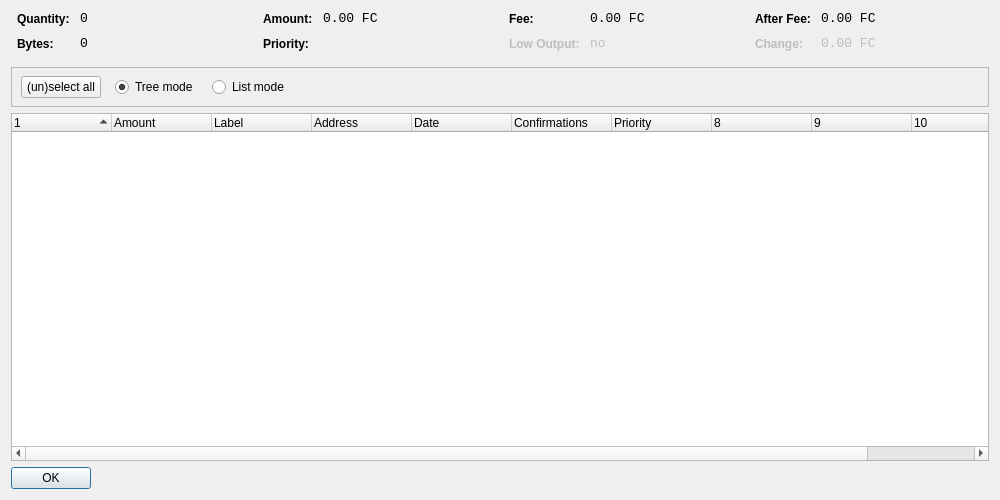
<?xml version="1.0" encoding="UTF-8"?>
<ui version="4.0">
 <class>CoinControlDialog</class>
 <widget class="QDialog" name="CoinControlDialog">
  <property name="geometry">
   <rect>
    <x>0</x>
    <y>0</y>
    <width>1000</width>
    <height>500</height>
   </rect>
  </property>
  <property name="windowTitle">
   <string>Coin Control</string>
  </property>
  <layout class="QVBoxLayout" name="verticalLayout">
   <item>
    <layout class="QHBoxLayout" name="horizontalLayoutTop" stretch="0,0,0,0">
     <property name="topMargin">
      <number>0</number>
     </property>
     <property name="bottomMargin">
      <number>10</number>
     </property>
     <item>
      <layout class="QFormLayout" name="formLayoutCoinControl1">
       <property name="horizontalSpacing">
        <number>10</number>
       </property>
       <property name="verticalSpacing">
        <number>10</number>
       </property>
       <property name="leftMargin">
        <number>6</number>
       </property>
       <property name="rightMargin">
        <number>6</number>
       </property>
       <item row="0" column="0">
        <widget class="QLabel" name="labelCoinControlQuantityText">
         <property name="styleSheet">
          <string notr="true">font-weight:bold;</string>
         </property>
         <property name="text">
          <string>Quantity:</string>
         </property>
        </widget>
       </item>
       <item row="0" column="1">
        <widget class="QLabel" name="labelCoinControlQuantity">
         <property name="font">
          <font>
           <family>Monospace</family>
           <pointsize>10</pointsize>
          </font>
         </property>
         <property name="cursor">
          <cursorShape>IBeamCursor</cursorShape>
         </property>
         <property name="contextMenuPolicy">
          <enum>Qt::ActionsContextMenu</enum>
         </property>
         <property name="text">
          <string notr="true">0</string>
         </property>
         <property name="textInteractionFlags">
          <set>Qt::LinksAccessibleByMouse|Qt::TextSelectableByKeyboard|Qt::TextSelectableByMouse</set>
         </property>
        </widget>
       </item>
       <item row="1" column="0">
        <widget class="QLabel" name="labelCoinControlBytesText">
         <property name="styleSheet">
          <string notr="true">font-weight:bold;</string>
         </property>
         <property name="text">
          <string>Bytes:</string>
         </property>
        </widget>
       </item>
       <item row="1" column="1">
        <widget class="QLabel" name="labelCoinControlBytes">
         <property name="font">
          <font>
           <family>Monospace</family>
           <pointsize>10</pointsize>
          </font>
         </property>
         <property name="cursor">
          <cursorShape>IBeamCursor</cursorShape>
         </property>
         <property name="contextMenuPolicy">
          <enum>Qt::ActionsContextMenu</enum>
         </property>
         <property name="text">
          <string notr="true">0</string>
         </property>
         <property name="textInteractionFlags">
          <set>Qt::LinksAccessibleByMouse|Qt::TextSelectableByKeyboard|Qt::TextSelectableByMouse</set>
         </property>
        </widget>
       </item>
      </layout>
     </item>
     <item>
      <layout class="QFormLayout" name="formLayoutCoinControl2">
       <property name="horizontalSpacing">
        <number>10</number>
       </property>
       <property name="verticalSpacing">
        <number>10</number>
       </property>
       <property name="leftMargin">
        <number>6</number>
       </property>
       <property name="rightMargin">
        <number>6</number>
       </property>
       <item row="0" column="0">
        <widget class="QLabel" name="labelCoinControlAmountText">
         <property name="styleSheet">
          <string notr="true">font-weight:bold;</string>
         </property>
         <property name="text">
          <string>Amount:</string>
         </property>
        </widget>
       </item>
       <item row="0" column="1">
        <widget class="QLabel" name="labelCoinControlAmount">
         <property name="font">
          <font>
           <family>Monospace</family>
           <pointsize>10</pointsize>
          </font>
         </property>
         <property name="cursor">
          <cursorShape>IBeamCursor</cursorShape>
         </property>
         <property name="contextMenuPolicy">
          <enum>Qt::ActionsContextMenu</enum>
         </property>
         <property name="text">
          <string notr="true">0.00 FC</string>
         </property>
         <property name="textInteractionFlags">
          <set>Qt::LinksAccessibleByMouse|Qt::TextSelectableByKeyboard|Qt::TextSelectableByMouse</set>
         </property>
        </widget>
       </item>
       <item row="1" column="0">
        <widget class="QLabel" name="labelCoinControlPriorityText">
         <property name="styleSheet">
          <string notr="true">font-weight:bold;</string>
         </property>
         <property name="text">
          <string>Priority:</string>
         </property>
        </widget>
       </item>
       <item row="1" column="1">
        <widget class="QLabel" name="labelCoinControlPriority">
         <property name="font">
          <font>
           <family>Monospace</family>
           <pointsize>10</pointsize>
          </font>
         </property>
         <property name="cursor">
          <cursorShape>IBeamCursor</cursorShape>
         </property>
         <property name="contextMenuPolicy">
          <enum>Qt::ActionsContextMenu</enum>
         </property>
         <property name="text">
          <string/>
         </property>
         <property name="textInteractionFlags">
          <set>Qt::LinksAccessibleByMouse|Qt::TextSelectableByKeyboard|Qt::TextSelectableByMouse</set>
         </property>
        </widget>
       </item>
      </layout>
     </item>
     <item>
      <layout class="QFormLayout" name="formLayoutCoinControl3">
       <property name="horizontalSpacing">
        <number>10</number>
       </property>
       <property name="verticalSpacing">
        <number>10</number>
       </property>
       <property name="leftMargin">
        <number>6</number>
       </property>
       <property name="rightMargin">
        <number>6</number>
       </property>
       <item row="0" column="0">
        <widget class="QLabel" name="labelCoinControlFeeText">
         <property name="styleSheet">
          <string notr="true">font-weight:bold;</string>
         </property>
         <property name="text">
          <string>Fee:</string>
         </property>
        </widget>
       </item>
       <item row="0" column="1">
        <widget class="QLabel" name="labelCoinControlFee">
         <property name="font">
          <font>
           <family>Monospace</family>
           <pointsize>10</pointsize>
          </font>
         </property>
         <property name="cursor">
          <cursorShape>IBeamCursor</cursorShape>
         </property>
         <property name="contextMenuPolicy">
          <enum>Qt::ActionsContextMenu</enum>
         </property>
         <property name="text">
          <string notr="true">0.00 FC</string>
         </property>
         <property name="textInteractionFlags">
          <set>Qt::LinksAccessibleByMouse|Qt::TextSelectableByKeyboard|Qt::TextSelectableByMouse</set>
         </property>
        </widget>
       </item>
       <item row="1" column="0">
        <widget class="QLabel" name="labelCoinControlLowOutputText">
         <property name="enabled">
          <bool>false</bool>
         </property>
         <property name="styleSheet">
          <string notr="true">font-weight:bold;</string>
         </property>
         <property name="text">
          <string>Low Output:</string>
         </property>
        </widget>
       </item>
       <item row="1" column="1">
        <widget class="QLabel" name="labelCoinControlLowOutput">
         <property name="enabled">
          <bool>false</bool>
         </property>
         <property name="font">
          <font>
           <family>Monospace</family>
           <pointsize>10</pointsize>
          </font>
         </property>
         <property name="cursor">
          <cursorShape>IBeamCursor</cursorShape>
         </property>
         <property name="contextMenuPolicy">
          <enum>Qt::ActionsContextMenu</enum>
         </property>
         <property name="text">
          <string notr="true">no</string>
         </property>
         <property name="textInteractionFlags">
          <set>Qt::LinksAccessibleByMouse|Qt::TextSelectableByKeyboard|Qt::TextSelectableByMouse</set>
         </property>
        </widget>
       </item>
      </layout>
     </item>
     <item>
      <layout class="QFormLayout" name="formLayoutCoinControl4">
       <property name="horizontalSpacing">
        <number>10</number>
       </property>
       <property name="verticalSpacing">
        <number>10</number>
       </property>
       <property name="leftMargin">
        <number>6</number>
       </property>
       <property name="rightMargin">
        <number>6</number>
       </property>
       <item row="0" column="0">
        <widget class="QLabel" name="labelCoinControlAfterFeeText">
         <property name="styleSheet">
          <string notr="true">font-weight:bold;</string>
         </property>
         <property name="text">
          <string>After Fee:</string>
         </property>
        </widget>
       </item>
       <item row="0" column="1">
        <widget class="QLabel" name="labelCoinControlAfterFee">
         <property name="font">
          <font>
           <family>Monospace</family>
           <pointsize>10</pointsize>
          </font>
         </property>
         <property name="cursor">
          <cursorShape>IBeamCursor</cursorShape>
         </property>
         <property name="contextMenuPolicy">
          <enum>Qt::ActionsContextMenu</enum>
         </property>
         <property name="text">
          <string notr="true">0.00 FC</string>
         </property>
         <property name="textInteractionFlags">
          <set>Qt::LinksAccessibleByMouse|Qt::TextSelectableByKeyboard|Qt::TextSelectableByMouse</set>
         </property>
        </widget>
       </item>
       <item row="1" column="0">
        <widget class="QLabel" name="labelCoinControlChangeText">
         <property name="enabled">
          <bool>false</bool>
         </property>
         <property name="styleSheet">
          <string notr="true">font-weight:bold;</string>
         </property>
         <property name="text">
          <string>Change:</string>
         </property>
        </widget>
       </item>
       <item row="1" column="1">
        <widget class="QLabel" name="labelCoinControlChange">
         <property name="enabled">
          <bool>false</bool>
         </property>
         <property name="font">
          <font>
           <family>Monospace</family>
           <pointsize>10</pointsize>
          </font>
         </property>
         <property name="cursor">
          <cursorShape>IBeamCursor</cursorShape>
         </property>
         <property name="contextMenuPolicy">
          <enum>Qt::ActionsContextMenu</enum>
         </property>
         <property name="text">
          <string notr="true">0.00 FC</string>
         </property>
         <property name="textInteractionFlags">
          <set>Qt::LinksAccessibleByMouse|Qt::TextSelectableByKeyboard|Qt::TextSelectableByMouse</set>
         </property>
        </widget>
       </item>
      </layout>
     </item>
    </layout>
   </item>
   <item>
    <widget class="QFrame" name="frame">
     <property name="minimumSize">
      <size>
       <width>0</width>
       <height>40</height>
      </size>
     </property>
     <property name="frameShape">
      <enum>QFrame::StyledPanel</enum>
     </property>
     <property name="frameShadow">
      <enum>QFrame::Sunken</enum>
     </property>
     <widget class="QWidget" name="horizontalLayoutWidget">
      <property name="geometry">
       <rect>
        <x>10</x>
        <y>0</y>
        <width>781</width>
        <height>41</height>
       </rect>
      </property>
      <layout class="QHBoxLayout" name="horizontalLayoutPanel" stretch="0,0,0,0,0">
       <property name="spacing">
        <number>14</number>
       </property>
       <item>
        <widget class="QPushButton" name="pushButtonSelectAll">
         <property name="sizePolicy">
          <sizepolicy hsizetype="Maximum" vsizetype="Fixed">
           <horstretch>0</horstretch>
           <verstretch>0</verstretch>
          </sizepolicy>
         </property>
         <property name="text">
          <string>(un)select all</string>
         </property>
        </widget>
       </item>
       <item>
        <widget class="QRadioButton" name="radioTreeMode">
         <property name="sizePolicy">
          <sizepolicy hsizetype="Maximum" vsizetype="Fixed">
           <horstretch>0</horstretch>
           <verstretch>0</verstretch>
          </sizepolicy>
         </property>
         <property name="text">
          <string>Tree mode</string>
         </property>
         <property name="checked">
          <bool>true</bool>
         </property>
        </widget>
       </item>
       <item>
        <widget class="QRadioButton" name="radioListMode">
         <property name="sizePolicy">
          <sizepolicy hsizetype="Maximum" vsizetype="Fixed">
           <horstretch>0</horstretch>
           <verstretch>0</verstretch>
          </sizepolicy>
         </property>
         <property name="text">
          <string>List mode</string>
         </property>
        </widget>
       </item>
       <item>
        <spacer name="horizontalSpacer">
         <property name="orientation">
          <enum>Qt::Horizontal</enum>
         </property>
         <property name="sizeHint" stdset="0">
          <size>
           <width>40</width>
           <height>20</height>
          </size>
         </property>
        </spacer>
       </item>
      </layout>
     </widget>
    </widget>
   </item>
   <item>
    <widget class="CoinControlTreeWidget" name="treeWidget">
     <property name="contextMenuPolicy">
      <enum>Qt::CustomContextMenu</enum>
     </property>
     <property name="sortingEnabled">
      <bool>false</bool>
     </property>
     <property name="columnCount">
      <number>11</number>
     </property>
     <attribute name="headerShowSortIndicator" stdset="0">
      <bool>true</bool>
     </attribute>
     <attribute name="headerStretchLastSection">
      <bool>false</bool>
     </attribute>
     <column>
      <property name="text">
       <string/>
      </property>
     </column>
     <column>
      <property name="text">
       <string>Amount</string>
      </property>
     </column>
     <column>
      <property name="text">
       <string>Label</string>
      </property>
     </column>
     <column>
      <property name="text">
       <string>Address</string>
      </property>
     </column>
     <column>
      <property name="text">
       <string>Date</string>
      </property>
     </column>
     <column>
      <property name="text">
       <string>Confirmations</string>
      </property>
      <property name="toolTip">
       <string>Confirmed</string>
      </property>
     </column>
     <column>
      <property name="text">
       <string>Priority</string>
      </property>
     </column>
     <column>
      <property name="text">
       <string/>
      </property>
     </column>
     <column>
      <property name="text">
       <string/>
      </property>
     </column>
     <column>
      <property name="text">
       <string/>
      </property>
     </column>
     <column>
      <property name="text">
       <string/>
      </property>
     </column>
    </widget>
   </item>
   <item>
    <widget class="QDialogButtonBox" name="buttonBox">
     <property name="sizePolicy">
      <sizepolicy hsizetype="Maximum" vsizetype="Fixed">
       <horstretch>0</horstretch>
       <verstretch>0</verstretch>
      </sizepolicy>
     </property>
     <property name="orientation">
      <enum>Qt::Horizontal</enum>
     </property>
     <property name="standardButtons">
      <set>QDialogButtonBox::Ok</set>
     </property>
    </widget>
   </item>
  </layout>
 </widget>
 <customwidgets>
  <customwidget>
   <class>CoinControlTreeWidget</class>
   <extends>QTreeWidget</extends>
   <header>coincontroltreewidget.h</header>
  </customwidget>
 </customwidgets>
 <resources/>
 <connections/>
</ui>
